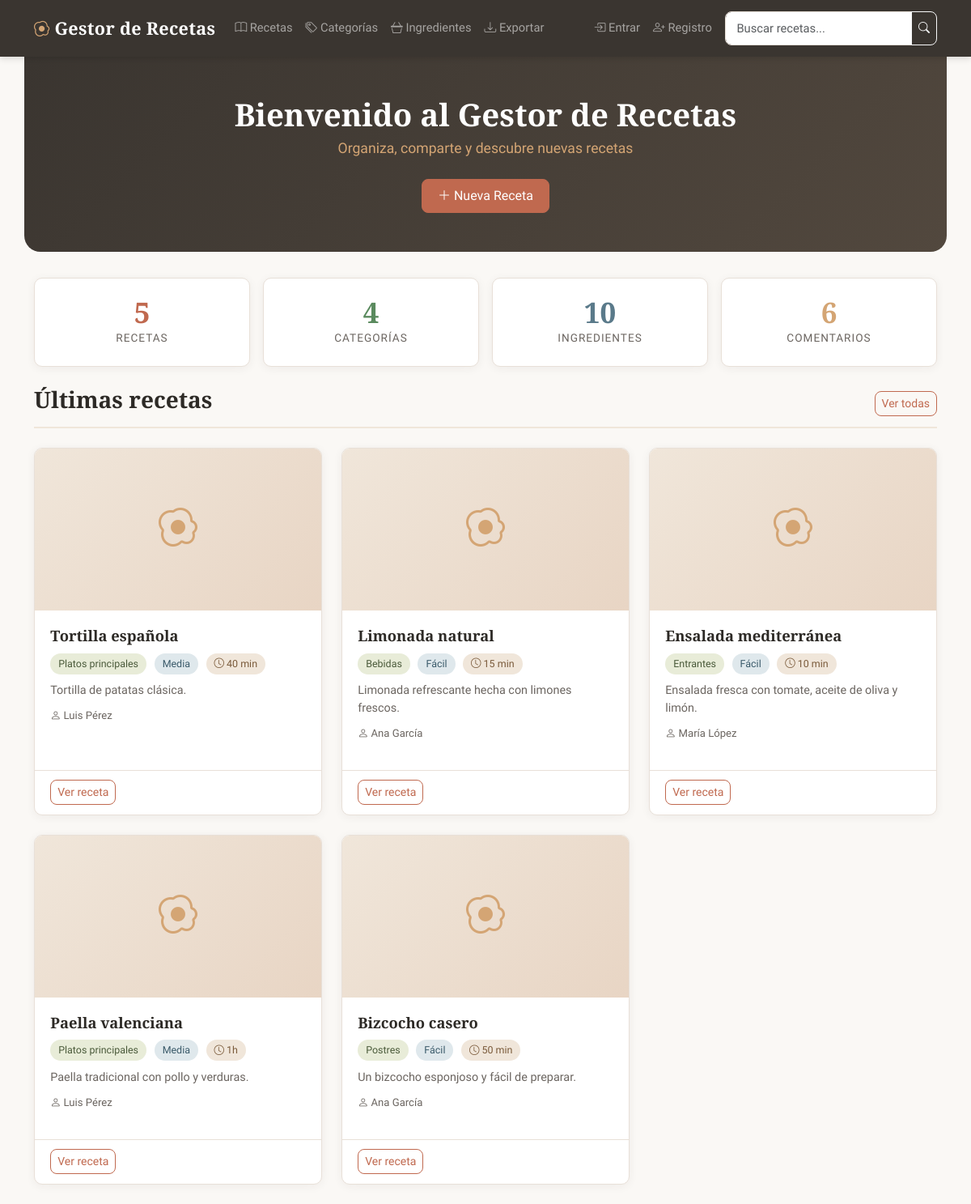
The page / on the database its author committed.
### proyecto/models.py (models this page shows, shortened)
class Receta(models.Model):
    class Dificultad(models.TextChoices):
        FACIL = "facil", "Fácil"
        MEDIA = "media", "Media"
        DIFICIL = "dificil", "Difícil"
    id_receta = models.AutoField(primary_key=True)
    usuario = models.ForeignKey(
        Usuario,
        on_delete=models.CASCADE,
        db_column="id_usuario",
        related_name="recetas",
    )
    categoria = models.ForeignKey(
        Categoria,
        on_delete=models.SET_NULL,
        db_column="id_categoria",
        related_name="recetas",
        null=True,
        blank=True,
    )
    titulo = models.CharField(max_length=200)
    descripcion = models.TextField(blank=True)
    instrucciones = models.TextField()
    tiempo_preparacion = models.PositiveIntegerField(
        help_text="Tiempo en minutos"
    )
    dificultad = models.CharField(
        max_length=10,
        choices=Dificultad.choices,
        default=Dificultad.MEDIA,
    )
    fecha_creacion = models.DateTimeField(auto_now_add=True)
    ingredientes = models.ManyToManyField(
        Ingrediente,
        through="RecetaIngrediente",
        related_name="recetas",
    )
    favoritos = models.ManyToManyField(
        Usuario,
        through="Favorito",
        related_name="recetas_favoritas",
    )
    objects = models.Manager()
    df = DataFrameManager()
    class Meta:
        db_table = "recetas"
        ordering = ["-fecha_creacion"]

class Categoria(models.Model):
    id_categoria = models.AutoField(primary_key=True)
    nombre = models.CharField(max_length=100, unique=True)
    descripcion = models.TextField(blank=True)
    objects = models.Manager()
    df = DataFrameManager()
    class Meta:
        db_table = "categorias"
        ordering = ["nombre"]
    def __str__(self):
        return self.nombre

class Usuario(models.Model):
    id_usuario = models.AutoField(primary_key=True)
    nombre = models.CharField(max_length=100)
    email = models.EmailField(unique=True)
    contrasena_hash = models.CharField(max_length=255)
    fecha_registro = models.DateTimeField(auto_now_add=True)
    objects = models.Manager()
    df = DataFrameManager()
    class Meta:
        db_table = "usuarios"
    def __str__(self):
        return self.nombre

### proyecto/views.py (the view)
# urls.py: path('', views.InicioView.as_view(), name='inicio'),
class InicioView(View):
    def get(self, request):
        try:
            estadisticas = RecetaService.estadisticas()
            ultimas_recetas = Receta.objects.select_related(
                "usuario", "categoria"
            )[:5]
        except Exception as e:
            logger.error("Error al cargar inicio: %s", str(e))
            estadisticas = {}
            ultimas_recetas = []
        return render(request, "proyecto/inicio.html", {
            "estadisticas": estadisticas,
            "ultimas_recetas": ultimas_recetas,
        })

### proyecto/services.py (called while the page is built)
    @staticmethod
    def estadisticas():
        return {
            "total_recetas": Receta.objects.count(),
            "total_usuarios": Usuario.objects.count(),
            "total_categorias": Categoria.objects.count(),
            "total_ingredientes": Ingrediente.objects.count(),
            "total_comentarios": Comentario.objects.count(),
            "puntuacion_media": Comentario.objects.aggregate(
                media=Avg("puntuacion")
            )["media"] or 0,
            "recetas_por_categoria": list(
                Categoria.objects.annotate(
                    num_recetas=Count("recetas")
                ).values("nombre", "num_recetas").order_by("-num_recetas")
            ),
        }

### proyecto/templatetags/recetas_tags.py (called while the page is built)
@register.filter
def minutos_a_tiempo(minutos):
    if minutos < 60:
        return f"{minutos} min"
    horas = minutos // 60
    resto = minutos % 60
    if resto == 0:
        return f"{horas}h"
    return f"{horas}h {resto}min"

### proyecto/templates/proyecto/inicio.html (shortened to what this page needs)
{% extends "proyecto/base.html" %}
{% load recetas_tags %}
{% block contenido %}
<div class="hero-section text-center" style="margin: -1.5rem -0.75rem 2rem; padding: 3rem 1rem; border-radius: 0 0 20px 20px;">
    <h1>Bienvenido al Gestor de Recetas</h1>
    <p class="lead">Organiza, comparte y descubre nuevas recetas</p>
    <a href="{% url 'receta_crear' %}" class="btn btn-primario mt-2">
        <i class="bi bi-plus-lg"></i> Nueva Receta
    </a>
</div>
{% if estadisticas %}
<div class="row g-3 mb-4">
    <div class="col-md-3 col-6">
        <div class="stat-card recetas">
            <div class="stat-numero">{{ estadisticas.total_recetas }}</div>
            <div class="stat-label">Recetas</div>
        </div>
    </div>
    <div class="col-md-3 col-6">
        <div class="stat-card categorias">
            <div class="stat-numero">{{ estadisticas.total_categorias }}</div>
            <div class="stat-label">Categorías</div>
        </div>
    </div>
    <div class="col-md-3 col-6">
        <div class="stat-card ingredientes">
            <div class="stat-numero">{{ estadisticas.total_ingredientes }}</div>
            <div class="stat-label">Ingredientes</div>
        </div>
    </div>
    <div class="col-md-3 col-6">
        <div class="stat-card comentarios">
            <div class="stat-numero">{{ estadisticas.total_comentarios }}</div>
            <div class="stat-label">Comentarios</div>
        </div>
    </div>
</div>
{% endif %}
<div class="seccion-titulo">
    <h3>Últimas recetas</h3>
    <a href="{% url 'receta_lista' %}" class="btn btn-outline-primario btn-sm">Ver todas</a>
</div>
{% if ultimas_recetas %}
<div class="row g-4">
    {% for receta in ultimas_recetas %}
    <div class="col-md-4">
        <div class="card receta-card h-100">
            <div class="card-img-placeholder">
                <i class="bi bi-egg-fried"></i>
            </div>
            <div class="card-body">
                <h5 class="card-title">
                    <a href="{% url 'receta_detalle' receta.pk %}">{{ receta.titulo }}</a>
                </h5>
                <div class="receta-meta">
                    {% if receta.categoria %}
                    <span class="etiqueta categoria">{{ receta.categoria }}</span>
                    {% endif %}
                    <span class="etiqueta dificultad">{{ receta.get_dificultad_display }}</span>
                    <span class="etiqueta tiempo">
                        <i class="bi bi-clock"></i> {{ receta.tiempo_preparacion|minutos_a_tiempo }}
                    </span>
                </div>
                <p class="receta-descripcion">{{ receta.descripcion|truncatechars:100 }}</p>
                <p class="receta-autor">
                    <i class="bi bi-person"></i> {{ receta.usuario }}
                </p>
            </div>
            <div class="card-footer">
                <a href="{% url 'receta_detalle' receta.pk %}" class="btn btn-sm btn-outline-primario">Ver receta</a>
            </div>
        </div>
    </div>
    {% endfor %}
</div>
{% else %}
<div class="empty-state">
    <i class="bi bi-journal-plus"></i>
    <p>No hay recetas todavía.</p>
    <a href="{% url 'receta_crear' %}" class="btn btn-primario">Crea la primera</a>
</div>
{% endif %}
{% endblock %}

### proyecto/static/proyecto/css/estilos.css (style rules this page uses)
:root { --color-fondo: #faf8f5; --color-texto: #2d2a26; --color-texto-claro: #6b6560; --color-primario: #c0694f; --color-primario-hover: #a85a42; --color-acento: #d4a574; --color-acento-suave: #f0e6da; --color-borde: #e8e0d8; --color-tarjeta: #ffffff; --color-exito: #5a8a5e; --color-peligro: #b55454; --color-info: #5a7a8a; --color-nav: #3a3530; --sombra-suave: 0 2px 12px rgba(45, 42, 38, 0.06); --sombra-media: 0 4px 20px rgba(45, 42, 38, 0.1); --radio: 10px; }
* { box-sizing: border-box; }
body { font-family: 'Source Sans 3', -apple-system, BlinkMacSystemFont, sans-serif; background-color: var(--color-fondo); color: var(--color-texto); min-height: 100vh; display: flex; flex-direction: column; font-weight: 400; line-height: 1.6; }
h1, h2, h3, h4, h5 { font-family: 'Playfair Display', Georgia, serif; font-weight: 600; color: var(--color-texto); }
h1 { font-size: 2rem; margin-bottom: 0.5rem; }
.hero-section { background: linear-gradient(135deg, var(--color-nav) 0%, #52483e 100%); color: white; padding: 3rem 0; margin-bottom: 2rem; border-radius: 0 0 20px 20px; }
.hero-section h1 { color: white; font-size: 2.4rem; margin-bottom: 0.3rem; }
.hero-section .lead { color: var(--color-acento); font-size: 1.1rem; font-weight: 300; }
.stat-card { background: white; border-radius: var(--radio); padding: 1.5rem; text-align: center; box-shadow: var(--sombra-suave); border: 1px solid var(--color-borde); transition: transform 0.2s; }
.stat-card .stat-numero { font-family: 'Playfair Display', Georgia, serif; font-size: 2.2rem; font-weight: 700; line-height: 1; margin-bottom: 0.2rem; }
.stat-card .stat-label { font-size: 0.85rem; color: var(--color-texto-claro); text-transform: uppercase; letter-spacing: 1px; font-weight: 500; }
.stat-card.recetas .stat-numero { color: var(--color-primario); }
.stat-card.categorias .stat-numero { color: var(--color-exito); }
.stat-card.ingredientes .stat-numero { color: var(--color-info); }
.stat-card.comentarios .stat-numero { color: var(--color-acento); }
.card { border: 1px solid var(--color-borde); border-radius: var(--radio); box-shadow: var(--sombra-suave); overflow: hidden; transition: transform 0.25s ease, box-shadow 0.25s ease; background: var(--color-tarjeta); }
.receta-card { position: relative; }
.receta-card .card-img-placeholder { height: 200px; background: linear-gradient(135deg, var(--color-acento-suave), #e8d5c4); display: flex; align-items: center; justify-content: center; font-size: 3rem; color: var(--color-acento); }
.receta-card .card-body { padding: 1.2rem; }
.receta-card .card-title { font-size: 1.15rem; margin-bottom: 0.6rem; line-height: 1.3; }
.receta-card .card-title a { color: var(--color-texto); text-decoration: none; transition: color 0.2s; }
.receta-card .receta-meta { display: flex; gap: 0.6rem; flex-wrap: wrap; margin-bottom: 0.6rem; }
.receta-card .receta-descripcion { font-size: 0.9rem; color: var(--color-texto-claro); margin-bottom: 0.6rem; line-height: 1.5; }
.receta-card .receta-autor { font-size: 0.82rem; color: var(--color-texto-claro); }
.receta-card .card-footer { background: transparent; border-top: 1px solid var(--color-borde); padding: 0.7rem 1.2rem; display: flex; justify-content: space-between; align-items: center; }
.etiqueta { display: inline-flex; align-items: center; gap: 3px; font-size: 0.78rem; font-weight: 500; padding: 3px 10px; border-radius: 20px; background: var(--color-acento-suave); color: var(--color-texto); }
.etiqueta.categoria { background: #e8ecd8; color: #4a5a3a; }
.etiqueta.dificultad { background: #dfe8ec; color: #3a5a6a; }
.etiqueta.tiempo { background: var(--color-acento-suave); color: #7a5a3a; }
.btn-primario { background-color: var(--color-primario); border-color: var(--color-primario); color: white; border-radius: 8px; font-weight: 500; padding: 0.5rem 1.2rem; transition: all 0.2s; }
.btn-outline-primario { border: 1.5px solid var(--color-primario); color: var(--color-primario); border-radius: 8px; font-weight: 500; background: transparent; transition: all 0.2s; }
.seccion-titulo { display: flex; justify-content: space-between; align-items: center; margin-bottom: 1.5rem; padding-bottom: 0.5rem; border-bottom: 2px solid var(--color-acento-suave); }

### rows shown on the page
Receta: titulo "Tortilla española", categoria "Platos principales", dificultad "Media", tiempo_preparacion|minutos_a_tiempo "40 min", descripcion "Tortilla de patatas clásica.", usuario "Luis Pérez"
Receta: titulo "Limonada natural", categoria "Bebidas", dificultad "Fácil", tiempo_preparacion|minutos_a_tiempo "15 min", descripcion "Limonada refrescante hecha con limones frescos.", usuario "Ana García"
Receta: titulo "Ensalada mediterránea", categoria "Entrantes", dificultad "Fácil", tiempo_preparacion|minutos_a_tiempo "10 min", descripcion "Ensalada fresca con tomate, aceite de oliva y limón.", usuario "María López"
Receta: titulo "Paella valenciana", categoria "Platos principales", dificultad "Media", tiempo_preparacion|minutos_a_tiempo "1h", descripcion "Paella tradicional con pollo y verduras.", usuario "Luis Pérez"
Receta: titulo "Bizcocho casero", categoria "Postres", dificultad "Fácil", tiempo_preparacion|minutos_a_tiempo "50 min", descripcion "Un bizcocho esponjoso y fácil de preparar.", usuario "Ana García"

### other values the page prints
{{ estadisticas.total_recetas }} "5"
{{ estadisticas.total_categorias }} "4"
{{ estadisticas.total_ingredientes }} "10"
{{ estadisticas.total_comentarios }} "6"
